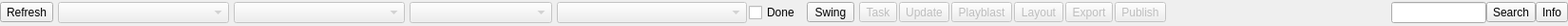
<?xml version="1.0" encoding="UTF-8"?>
<ui version="4.0">
 <class>SwingControlWidget</class>
 <widget class="QWidget" name="SwingControlWidget">
  <property name="geometry">
   <rect>
    <x>0</x>
    <y>0</y>
    <width>1650</width>
    <height>27</height>
   </rect>
  </property>
  <property name="sizePolicy">
   <sizepolicy hsizetype="Preferred" vsizetype="Minimum">
    <horstretch>0</horstretch>
    <verstretch>0</verstretch>
   </sizepolicy>
  </property>
  <property name="minimumSize">
   <size>
    <width>640</width>
    <height>24</height>
   </size>
  </property>
  <property name="maximumSize">
   <size>
    <width>16777215</width>
    <height>16777215</height>
   </size>
  </property>
  <property name="windowTitle">
   <string>Swing Maya</string>
  </property>
  <layout class="QVBoxLayout" name="verticalLayout" stretch="0">
   <property name="spacing">
    <number>2</number>
   </property>
   <property name="leftMargin">
    <number>0</number>
   </property>
   <property name="topMargin">
    <number>0</number>
   </property>
   <property name="rightMargin">
    <number>0</number>
   </property>
   <property name="bottomMargin">
    <number>0</number>
   </property>
   <item>
    <layout class="QHBoxLayout" name="horizontalLayout">
     <property name="spacing">
      <number>0</number>
     </property>
     <item>
      <layout class="QHBoxLayout" name="horizontalLayout_3">
       <property name="spacing">
        <number>2</number>
       </property>
       <item>
        <widget class="QToolButton" name="toolButtonRefresh">
         <property name="text">
          <string>Refresh</string>
         </property>
        </widget>
       </item>
       <item>
        <spacer name="horizontalSpacer_7">
         <property name="orientation">
          <enum>Qt::Horizontal</enum>
         </property>
         <property name="sizeType">
          <enum>QSizePolicy::Fixed</enum>
         </property>
         <property name="sizeHint" stdset="0">
          <size>
           <width>3</width>
           <height>20</height>
          </size>
         </property>
        </spacer>
       </item>
       <item>
        <widget class="QComboBox" name="comboBoxProject">
         <property name="enabled">
          <bool>false</bool>
         </property>
         <property name="sizePolicy">
          <sizepolicy hsizetype="Preferred" vsizetype="Fixed">
           <horstretch>0</horstretch>
           <verstretch>0</verstretch>
          </sizepolicy>
         </property>
         <property name="minimumSize">
          <size>
           <width>180</width>
           <height>0</height>
          </size>
         </property>
        </widget>
       </item>
       <item>
        <spacer name="horizontalSpacer">
         <property name="orientation">
          <enum>Qt::Horizontal</enum>
         </property>
         <property name="sizeType">
          <enum>QSizePolicy::Fixed</enum>
         </property>
         <property name="sizeHint" stdset="0">
          <size>
           <width>3</width>
           <height>20</height>
          </size>
         </property>
        </spacer>
       </item>
       <item>
        <widget class="QComboBox" name="comboBoxEpisode">
         <property name="enabled">
          <bool>false</bool>
         </property>
         <property name="sizePolicy">
          <sizepolicy hsizetype="Preferred" vsizetype="Fixed">
           <horstretch>0</horstretch>
           <verstretch>0</verstretch>
          </sizepolicy>
         </property>
         <property name="minimumSize">
          <size>
           <width>180</width>
           <height>0</height>
          </size>
         </property>
        </widget>
       </item>
       <item>
        <spacer name="horizontalSpacer_4">
         <property name="orientation">
          <enum>Qt::Horizontal</enum>
         </property>
         <property name="sizeType">
          <enum>QSizePolicy::Fixed</enum>
         </property>
         <property name="sizeHint" stdset="0">
          <size>
           <width>3</width>
           <height>20</height>
          </size>
         </property>
        </spacer>
       </item>
       <item>
        <widget class="QComboBox" name="comboBoxTaskType">
         <property name="enabled">
          <bool>false</bool>
         </property>
         <property name="sizePolicy">
          <sizepolicy hsizetype="Preferred" vsizetype="Fixed">
           <horstretch>0</horstretch>
           <verstretch>0</verstretch>
          </sizepolicy>
         </property>
         <property name="minimumSize">
          <size>
           <width>150</width>
           <height>0</height>
          </size>
         </property>
        </widget>
       </item>
       <item>
        <spacer name="horizontalSpacer_6">
         <property name="orientation">
          <enum>Qt::Horizontal</enum>
         </property>
         <property name="sizeType">
          <enum>QSizePolicy::Fixed</enum>
         </property>
         <property name="sizeHint" stdset="0">
          <size>
           <width>3</width>
           <height>20</height>
          </size>
         </property>
        </spacer>
       </item>
       <item>
        <widget class="QComboBox" name="comboBoxTask">
         <property name="enabled">
          <bool>false</bool>
         </property>
         <property name="sizePolicy">
          <sizepolicy hsizetype="Preferred" vsizetype="Fixed">
           <horstretch>0</horstretch>
           <verstretch>0</verstretch>
          </sizepolicy>
         </property>
         <property name="minimumSize">
          <size>
           <width>200</width>
           <height>0</height>
          </size>
         </property>
        </widget>
       </item>
       <item>
        <widget class="QCheckBox" name="checkBoxDoneTasks">
         <property name="toolTip">
          <string>Show tasks marked Done or Completed</string>
         </property>
         <property name="text">
          <string>Done</string>
         </property>
        </widget>
       </item>
       <item>
        <spacer name="horizontalSpacer_5">
         <property name="orientation">
          <enum>Qt::Horizontal</enum>
         </property>
         <property name="sizeType">
          <enum>QSizePolicy::Fixed</enum>
         </property>
         <property name="sizeHint" stdset="0">
          <size>
           <width>5</width>
           <height>20</height>
          </size>
         </property>
        </spacer>
       </item>
       <item>
        <widget class="QToolButton" name="toolButtonSwing">
         <property name="minimumSize">
          <size>
           <width>50</width>
           <height>0</height>
          </size>
         </property>
         <property name="maximumSize">
          <size>
           <width>50</width>
           <height>16777215</height>
          </size>
         </property>
         <property name="toolTip">
          <string>Show Swing Manager GUI</string>
         </property>
         <property name="text">
          <string>Swing</string>
         </property>
        </widget>
       </item>
      </layout>
     </item>
     <item>
      <spacer name="horizontalSpacer_3">
       <property name="orientation">
        <enum>Qt::Horizontal</enum>
       </property>
       <property name="sizeType">
        <enum>QSizePolicy::Fixed</enum>
       </property>
       <property name="sizeHint" stdset="0">
        <size>
         <width>5</width>
         <height>20</height>
        </size>
       </property>
      </spacer>
     </item>
     <item>
      <layout class="QHBoxLayout" name="horizontalLayout_2">
       <property name="spacing">
        <number>2</number>
       </property>
       <item>
        <widget class="QToolButton" name="toolButtonTask">
         <property name="enabled">
          <bool>false</bool>
         </property>
         <property name="toolTip">
          <string>Creates or Loads a Task</string>
         </property>
         <property name="text">
          <string>Task</string>
         </property>
        </widget>
       </item>
       <item>
        <widget class="QToolButton" name="toolButtonUpdate">
         <property name="enabled">
          <bool>false</bool>
         </property>
         <property name="toolTip">
          <string>Scan for and update any references in the scene</string>
         </property>
         <property name="text">
          <string>Update</string>
         </property>
        </widget>
       </item>
       <item>
        <widget class="QToolButton" name="toolButtonPlayblast">
         <property name="enabled">
          <bool>false</bool>
         </property>
         <property name="toolTip">
          <string>Playblast selected Task</string>
         </property>
         <property name="text">
          <string>Playblast</string>
         </property>
        </widget>
       </item>
       <item>
        <widget class="QToolButton" name="toolButtonBreakOut">
         <property name="enabled">
          <bool>false</bool>
         </property>
         <property name="toolTip">
          <string>Layout Utilities</string>
         </property>
         <property name="text">
          <string>Layout</string>
         </property>
        </widget>
       </item>
       <item>
        <widget class="QToolButton" name="toolButtonExport">
         <property name="enabled">
          <bool>false</bool>
         </property>
         <property name="toolTip">
          <string>Export Utilities</string>
         </property>
         <property name="text">
          <string>Export</string>
         </property>
        </widget>
       </item>
       <item>
        <widget class="QToolButton" name="toolButtonPublish">
         <property name="enabled">
          <bool>false</bool>
         </property>
         <property name="toolTip">
          <string>Publish existing Task</string>
         </property>
         <property name="text">
          <string>Publish</string>
         </property>
        </widget>
       </item>
      </layout>
     </item>
     <item>
      <spacer name="horizontalSpacer_2">
       <property name="orientation">
        <enum>Qt::Horizontal</enum>
       </property>
       <property name="sizeType">
        <enum>QSizePolicy::Expanding</enum>
       </property>
       <property name="sizeHint" stdset="0">
        <size>
         <width>40</width>
         <height>20</height>
        </size>
       </property>
      </spacer>
     </item>
     <item>
      <widget class="QLineEdit" name="lineEditSearch">
       <property name="minimumSize">
        <size>
         <width>100</width>
         <height>0</height>
        </size>
       </property>
       <property name="maximumSize">
        <size>
         <width>100</width>
         <height>16777215</height>
        </size>
       </property>
      </widget>
     </item>
     <item>
      <widget class="QToolButton" name="toolButtonSearch">
       <property name="toolTip">
        <string>Search for files</string>
       </property>
       <property name="text">
        <string>Search</string>
       </property>
      </widget>
     </item>
     <item>
      <widget class="QToolButton" name="toolButtonEntityInfo">
       <property name="toolTip">
        <string>Show Entity Info GUI for selected Task Entity</string>
       </property>
       <property name="text">
        <string>Info</string>
       </property>
      </widget>
     </item>
    </layout>
   </item>
  </layout>
 </widget>
 <resources/>
 <connections/>
</ui>
